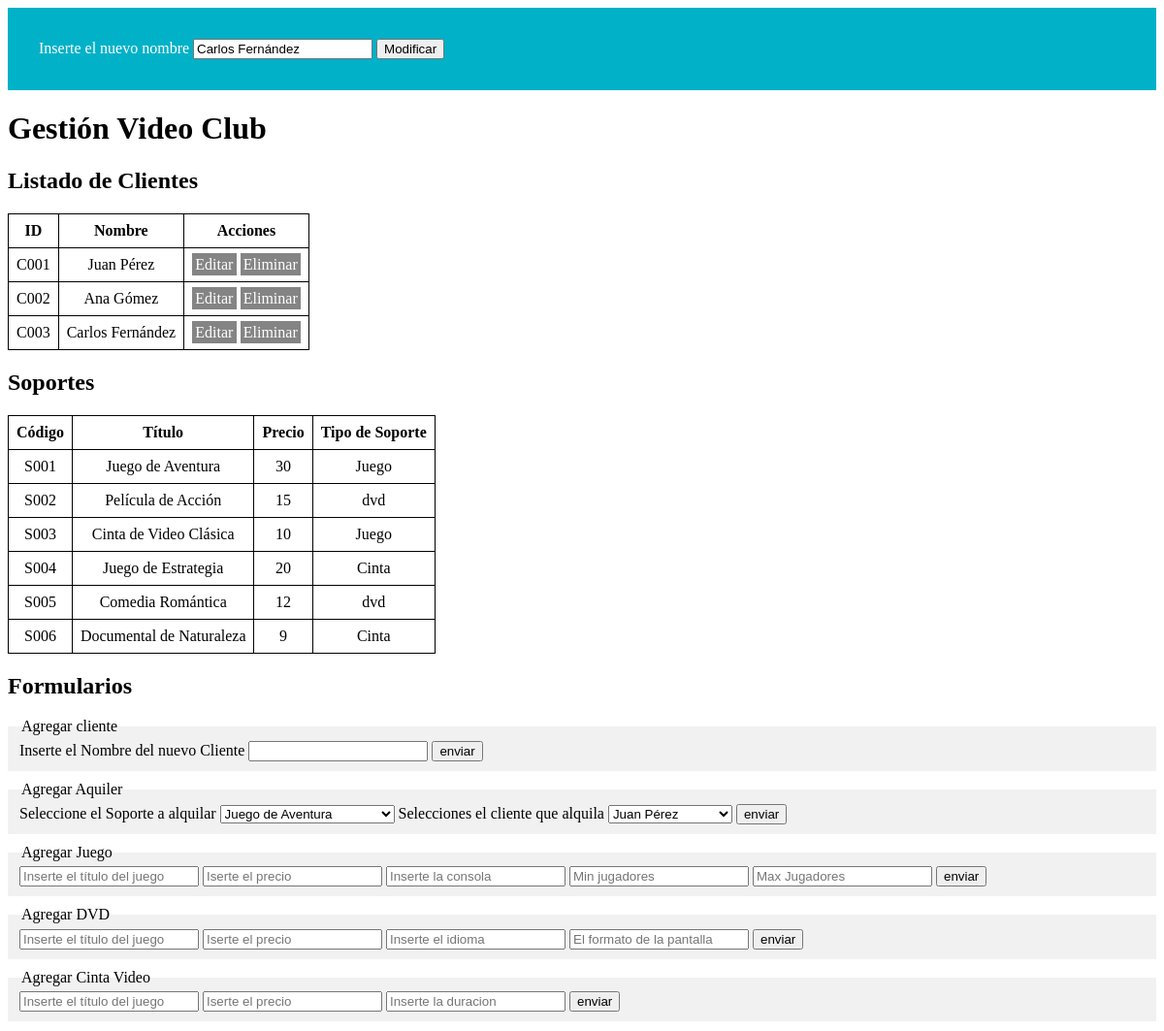
The app's page /videoClubDB/controller/gestionController.php?accion=editarCliente&id=C003 with its own data.
### tables this page shows
CREATE TABLE `cliente` (
  `id` varchar(255) NOT NULL,
  `nombre` varchar(255) DEFAULT NULL
);

CREATE TABLE `soporte` (
  `cod` varchar(255) NOT NULL,
  `titulo` varchar(255) DEFAULT NULL,
  `precio` decimal(10,0) DEFAULT NULL
);

### videoClubDB/model/VideoClub.php (called while the page is built, shortened)
<?php
class VideoClub
{
    private static $soportes = [];
    private static $clientes = [];
    public static function getClientes($condicion = 1)
    {
        $conexion = ConexionDB::conectar();
        $sql = "select * from cliente where $condicion;";
        $respuesta = $conexion->query($sql);
        if ($respuesta) {
            self::$clientes = $respuesta->fetch_all(MYSQLI_ASSOC);
        } else {
            echo "error al obtener los clientes";
        }
        return self::$clientes;
    }
    public static function getSoportes()
    {
        $conexion = ConexionDB::conectar();
        $sql = "select * from soporte where 1;";
        $respuesta = $conexion->query($sql);
        if ($respuesta) {
            self::$soportes = $respuesta->fetch_all(MYSQLI_ASSOC);
        } else {
            echo "error al obtener los soportes";
        }
        return self::$soportes;
    }
    public static function ObtenerSoporteTipo()
    {
        $conectar = conexionDB::conectar();
        $sql = "SELECT
                    cod,
                    titulo,
                    precio,
                    CASE
                        WHEN juego.consola IS NOT NULL THEN 'Juego'
                        WHEN cintavideo.duracion IS NOT NULL THEN 'Cinta'
                        WHEN dvd.idioma IS NOT NULL THEN 'dvd'
                        ELSE 'desconocido'
                    END AS tipo
                FROM soporte
                LEFT JOIN juego ON soporte.cod = juego.cod_soporte
                LEFT JOIN cintavideo ON soporte.cod = cintavideo.cod_soporte
                LEFT JOIN dvd ON soporte.cod = dvd.cod_soporte;";
        $respuesta = $conectar->query($sql);
        if ($respuesta) {
            return $respuesta->fetch_all(MYSQLI_ASSOC);
        } else {
            return [];
        }
    }
}
?>

### videoClubDB/views/showGestion.php (the view, shortened to what this page needs)
<!DOCTYPE html>
<html lang="en">
<head>
    <link rel="stylesheet" href="../views/style/styles.css">
</head>
<body>
    <h1>Gestión Video Club</h1>
    <section>
        <h2>Listado de Clientes</h2>
        <table>
            <tr>
                <th>ID</th>
                <th>Nombre</th>
                <th>Acciones</th>
            </tr>
            <?php
            if ($clientes !== []) {
                foreach ($clientes as $cliente) { ?>
                    <tr>
                        <td><?php echo $cliente['id'] ?></td>
                        <td><?php echo $cliente['nombre'] ?></td>
                        <td>
                            <a
                                href="<?php echo $_SERVER['PHP_SELF'] . "?accion=editarCliente&id=" . $cliente['id'] ?>">Editar</a>
                            <a href="<?php echo $_SERVER['PHP_SELF'] . "?accion=eliminarCliente&id=" . $cliente['id'] ?>"
                                onclick="return confirm('¿Estás seguro de que deseas continuar?');">Eliminar</a>
                        </td>
                    </tr>
                <?php }
            } else { ?>
                <tr>
                    <td colspan="2">No hay Clientes para mostrar</td>
                </tr>
            <?php }
            ?>
        </table>
    </section>
    <section>
        <h2>Soportes</h2>
        <table>
            <thead>
                <tr>
                    <th>Código</th>
                    <th>Título</th>
                    <th>Precio</th>
                    <th>Tipo de Soporte</th>
                </tr>
            </thead>
            <tbody>
                <?php
                foreach ($soportesTipo as $soporte) { ?>
                    <tr>
                        <td><?php echo $soporte['cod'] ?></td>
                        <td><?php echo $soporte['titulo'] ?></td>
                        <td><?php echo $soporte['precio'] ?></td>
                        <td> <?php echo $soporte['tipo'] ?></td>
                    </tr>
                <?php }
                ?>
            </tbody>
        </table>
    </section>
    <section>
        <h2>Formularios</h2>
        <article>
            <form action="" method="GET">
                <fieldset>
                    <legend>Agregar cliente</legend>
                    <label for="">
                        Inserte el Nombre del nuevo Cliente
                    </label>
                    <input type="text" name="nombre">
                    <input type="submit" name="formCliente" value="enviar">
                </fieldset>
            </form>
        </article>
        <article>
            <form action="" method="GET">
                <fieldset>
                    <legend>Agregar Aquiler</legend>
                    <label for="">Seleccione el Soporte a alquilar</label>
                    <select name="soporteSeleccionado">
                        <?php
                        foreach ($soportes as $soporte) { ?>
                            <option value="<?php echo $soporte['cod'] ?>"><?php echo $soporte['titulo'] ?></option>
                        <?php }
                        ?>
                    </select>
                    <label for="">Selecciones el cliente que alquila</label>
                    <select name="clienteSeleccionado">
                        <?php
                        foreach ($clientes as $cliente) { ?>
                            <option value="<?php echo $cliente['id'] ?>"><?php echo $cliente['nombre'] ?></option>
                        <?php }
                        ?>
                    </select>
                    <input type="submit" name="formAlquiler" value="enviar">
                </fieldset>
            </form>
        </article>
        <article>
            <form action="">
                <fieldset>
                    <legend>Agregar Juego</legend>
                    <input type="text" name="titulo" placeholder="Inserte el título del juego">
                    <input type="text" name="precio" placeholder="Iserte el precio">
                    <input type="text" name="consola" placeholder="Inserte la consola">
                    <input type="text" name="minjug" placeholder="Min jugadores">
                    <input type="text" name="maxjug" placeholder="Max Jugadores">
                    <input type="submit" name="juego" value="enviar">
                </fieldset>
            </form>
        </article>
        <article>
            <form action="">
                <fieldset>
                    <legend>Agregar DVD</legend>
                    <input type="text" name="titulo" placeholder="Inserte el título del juego">
                    <input type="text" name="precio" placeholder="Iserte el precio">
                    <input type="text" name="idioma" placeholder="Inserte el idioma">
                    <input type="text" name="formato" placeholder="El formato de la pantalla">
                    <input type="submit" name="dvd" value="enviar">
                </fieldset>
            </form>
        </article>
        <article>
            <form action="">
                <fieldset>
                    <legend>Agregar Cinta Video</legend>
                    <input type="text" name="titulo" placeholder="Inserte el título del juego">
                    <input type="text" name="precio" placeholder="Iserte el precio">
                    <input type="text" name="duracion" placeholder="Inserte la duracion">
                    <input type="submit" name="cinta" value="enviar">
                </fieldset>
            </form>
        </article>
    </section>
</body>
</html>

### videoClubDB/views/showEditCliente.php (shortened to what this page needs)
<!DOCTYPE html>
<html lang="en">
<head>
    <link rel="stylesheet" href="../views/style/styles.css">
</head>
<body>
    <section class="editCliente">
        <form action="">
            <label for="">Inserte el nuevo nombre</label>
            <input type="text" name="nombre" value="<?php echo $clienteSeleccionado[0]['nombre'] ?>">
            <button type="submit" name="accion" value="mofificarCliente">Modificar</button>
        </form>
    </section>
</body>
</html>

### videoClubDB/views/style/styles.css (style rules this page uses)
table { border-collapse: collapse; }
th, td { border: solid 1px black; text-align: center; padding: 0.5rem 0.5rem; }
fieldset { background-color: rgb(241, 241, 241); border: none; box-shadow: 5px 5px 10% black; margin: 10px 0; }
a { text-decoration: none; background-color: rgb(132, 132, 132); color: white; padding: 0.2rem 0.2rem; }
.editCliente { background-color: rgb(0, 177, 200); color: white; padding: 2rem 2rem; margin-bottom: 10px; }

### records on screen
cliente: nombre "Carlos Fernández", id "C003"
cliente: id "C001", nombre "Juan Pérez"
cliente: id "C002", nombre "Ana Gómez"
soporte: cod "S001", titulo "Juego de Aventura", precio "30", tipo "Juego"
soporte: cod "S002", titulo "Película de Acción", precio "15", tipo "dvd"
soporte: cod "S003", titulo "Cinta de Video Clásica", precio "10", tipo "Juego"
soporte: cod "S004", titulo "Juego de Estrategia", precio "20", tipo "Cinta"
soporte: cod "S005", titulo "Comedia Romántica", precio "12", tipo "dvd"
soporte: cod "S006", titulo "Documental de Naturaleza", precio "9", tipo "Cinta"

### other values on screen
form field soporteSeleccionado "Juego de Aventura"
form field clienteSeleccionado "Juan Pérez"
